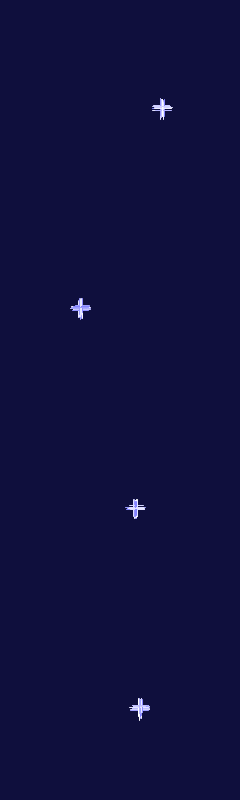
Frame 1 (no input)
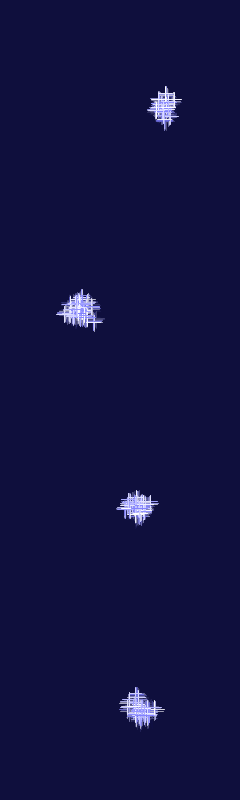
Frame 60 (the mouse pressed at the canvas centre just before this capture)
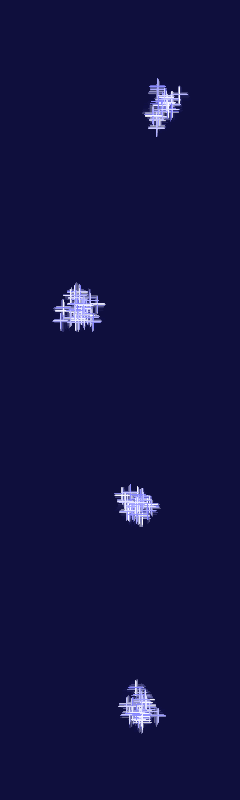
Frame 120 (the mouse held since frame 60 and released just before this capture)

The Processing sketch that drew these frames (run headless with seeded random() and noise(); from frame 60 on, the mouse is pressed at the canvas centre):

// Processing sketch: processing_126260
// ── processing_126260.pde


ArrayList lineAreas;
int numAreas;
int numAreasMin = 3;
int numAreasMax = 6;
int laYloc = 0;


void setup() {

  frameRate(12);
  
  colorMode(HSB,360,100,100);
  background(240,74,24);
  fill(240,74,24,40);
  
  size(240, 800);
  
  lineAreas = new ArrayList();
  
  int numLineAreas = (int) random(numAreasMin,numAreasMax);
  
  int laYLocInc = int((height/numLineAreas));
  laYloc = -laYLocInc/2;
  for (int i=0; i < numLineAreas; i++) {
     laYloc += int(height/numLineAreas);
     lineAreas.add(new LineArea(laYloc));
  }

}



void draw() {

  //pseudo-background
  noStroke();
  fill(240,74,24,40);
  rect(0,0,width,height);
  
  strokeWeight(1);
  
  //for each line area
  for (int s=0; s<lineAreas.size(); s++) {
     LineArea la = (LineArea) lineAreas.get(s); 
     la.draw();
  }

  //animate line area
}


//Line Area Class
class LineArea {  
  
  ArrayList lines;
  int meanx, meany, stdx, stdy, stdl, numLines;
  int meanl = 16;
  int xBoundLow,xBoundHigh,yBoundLow,yBoundHigh,halfSize, quarterSize;
  int numLinesMin = 12;
  int numLinesMax = 40;
  int pad = 10;
  int scrollFactor = 1;  //SCROLLFACTOR - WILL BE PASSED FROM JS
  float moveFactor = 0.2;
  int theHue;

  //CONSTRUCTOR
  LineArea(int initYloc) {
    
    stdx = (int) random(2,3);
    stdy = (int) random(2,3);
    stdl = (int) random(2,6);
    
    quarterSize = width/4;
    
    meanx = (int) random(quarterSize,(width-quarterSize));
    meany = initYloc;

    xBoundLow = meanx - quarterSize;
    xBoundHigh = meanx + quarterSize;
    yBoundLow = meany - quarterSize;
    yBoundHigh = meany + quarterSize;
    
    numLines = (int) random(numLinesMin,numLinesMax);
    
    lines = new ArrayList();
    
    for (int n=0; n < numLines; n++) {
       lines.add(new PVector(getGaussianMove((int) meanx, stdx, meanx),
                             getGaussianMove((int) meany, stdy, meany),
                             getGaussianLength((int) meanl, stdl, meanl))); 
    }
        
  }
  
  public void draw() {
             
    for (int l=0; l<lines.size(); l++) {
       PVector theline = (PVector) lines.get(l);
       int newX = getGaussianMove((int) theline.x, stdx, meanx);
       int newY = getGaussianMove((int) theline.y, stdy, meany);
       int newL = getGaussianLength((int) theline.z, stdl, meanl);
       
       if (newX < xBoundLow) { newX += stdx; }
       if (newX + newL > xBoundHigh) { newX -= stdx; }
       if (newY < yBoundLow) { newY += stdy; }
       if (newY + newL > yBoundHigh) { newY -= stdy; }
              
       
       //scrollfactor
       int scrollL = newL * scrollFactor;
       
       int halfLength = (int) newL/2;
       int scrollY = newY + scrollL;
       int horY = (scrollY/2) + (newY/2);
       
       //vert line
       stroke(240,int(random(0,50)),100);
       line(newX,newY,newX,scrollY);
       
       //hor line
       stroke(240,int(random(0,50)),100);
       line((newX-halfLength),horY,(newX+halfLength),horY);
       
       
       lines.set(l,new PVector(newX,newY,newL));

       
    }
    
    
  }
  
  public void updateScrollFactor(int newSC) {
     scrollFactor = newSC; 
  }
  
  //method to animate, manipulates local params
  //color

}

int getGaussianMove(int current, int std, int mean) {
  
  float val = random(-1,1);
  float sd = (float) std;                  // Define a standard deviation
  float x = ( val * sd );  // Scale the gaussian random number by standard deviation and mean; don't need to add mean b/c
                           //    we're storing the previous value and adding
                            
   return (int) x + current;
}

int getGaussianLength(int current, int std, int mean) {
  
  float val = random(-1,1);
  float sd = (float) std;                  // Define a standard deviation
  float x = ( val * sd ) + mean;  // Scale the gaussian random number by standard deviation and mean
                           
  //if (x > sd) { x-= sd; }
 
   return (int) x;
}
